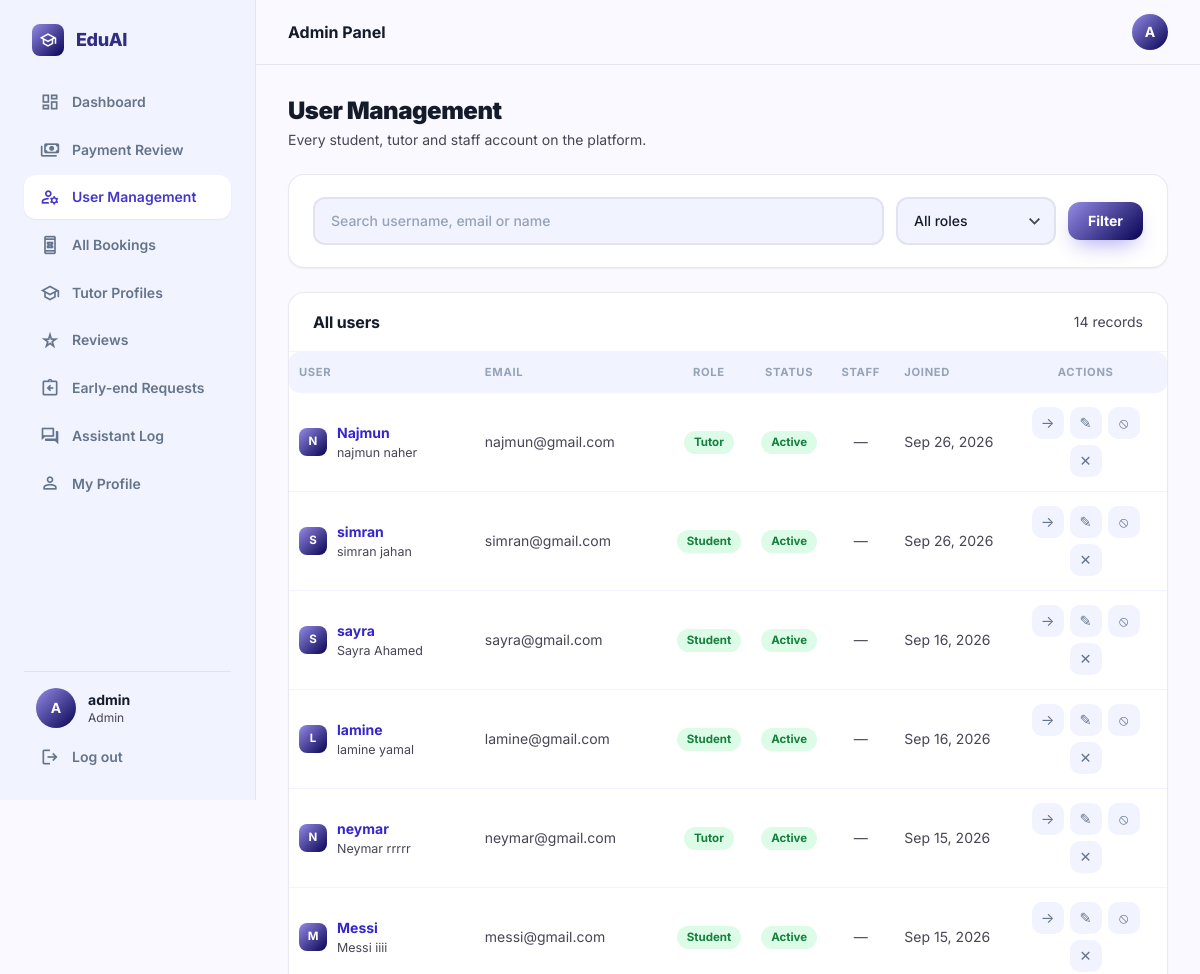
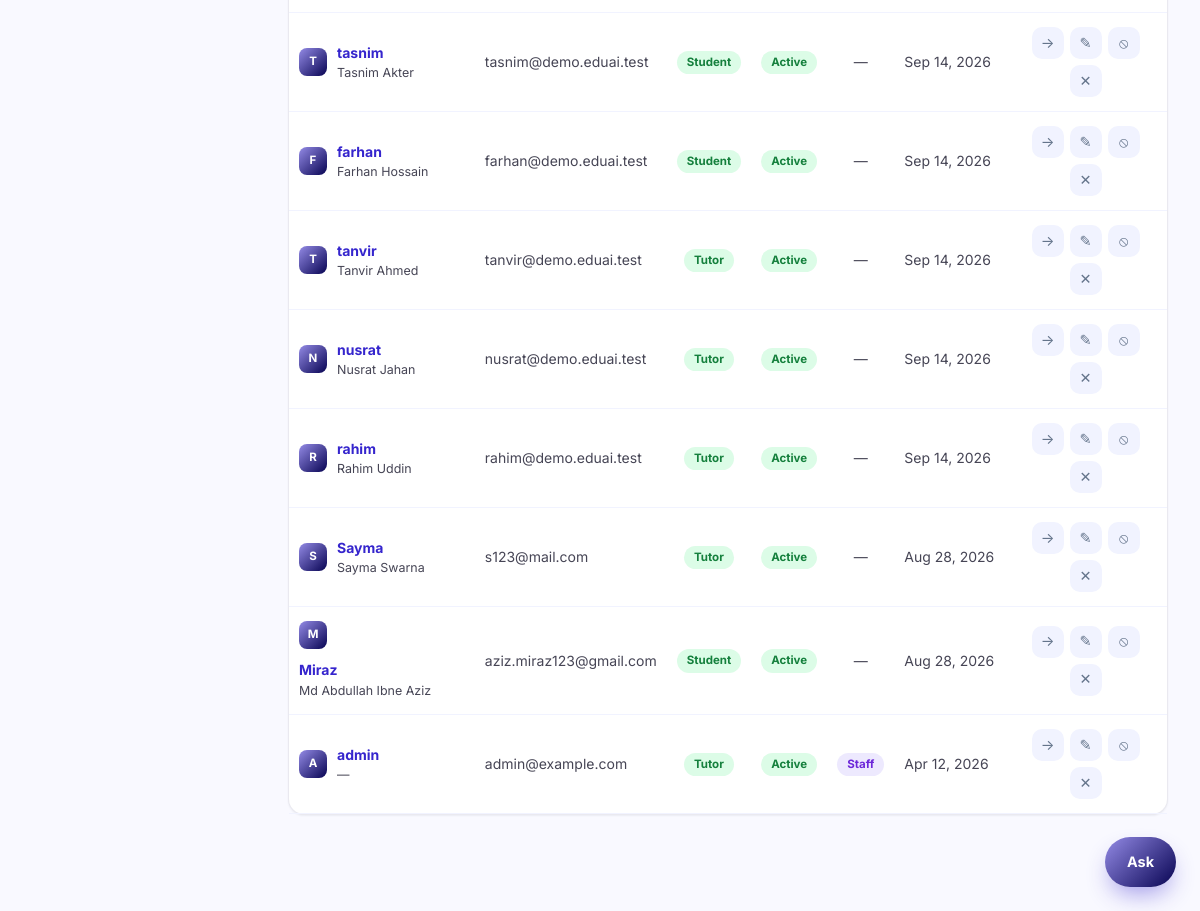
Page /admin-panel/users/ (signed in) on the committed database (2 pictures, top to bottom).
### accounts/models.py (models this page shows, shortened)
class User(AbstractUser):
    ROLE_CHOICES = (
        ('student', 'Student'),
        ('tutor', 'Tutor'),
    )
    VERIFICATION_STATUS_CHOICES = (
        ('unverified', 'Not submitted'),
        ('pending', 'Pending review'),
        ('verified', 'Verified'),
        ('rejected', 'Rejected'),
    )
    role = models.CharField(max_length=10, choices=ROLE_CHOICES)
    avatar = models.ImageField(upload_to='avatars/', blank=True, null=True)
    phone = models.CharField(max_length=20, blank=True, null=True)
    education = models.CharField(max_length=150, blank=True, null=True,
                                  help_text='e.g. BSc in CSE, Dhaka University')
    id_card_number = models.CharField(max_length=40, blank=True, null=True,
                                      help_text='University ID card number')
    id_card_front = models.ImageField(upload_to='id_cards/', storage=private_storage,
                                      blank=True, null=True)
    id_card_back = models.ImageField(upload_to='id_cards/', storage=private_storage,
                                     blank=True, null=True)
    bio = models.TextField(blank=True, null=True)
    nid_number = models.CharField(max_length=30, blank=True, null=True)
    nid_image = models.ImageField(upload_to='nid_cards/', storage=private_storage,
                                  blank=True, null=True,
                                  help_text='Photo/scan of the NID — required for tutor registration')
    nid_verification_status = models.CharField(
        max_length=10, choices=VERIFICATION_STATUS_CHOICES, default='unverified',
    )

### quick_tutor/admin_views.py (the view)
        def wrapper(request, *args, **kwargs):
            if not request.user.is_authenticated:
                return redirect('login')
            if not test(request.user):
                messages.error(request, denial)
                return redirect('home')
            return view_fn(request, *args, **kwargs)

### chatbot/context_processors.py (called while the page is built)
def assistant(request):
    return {'chat_starters': json.dumps(list(_starters(request.user)))}

### chatbot/views.py (called while the page is built, shortened)
def _starters(user):
    if not user.is_authenticated:
        return ('How much does a tutor cost?',
                'How do I book a tutor?',
                'How do refunds work?',
                'How do I become a tutor?')
    if user.is_staff or user.is_superuser:
        return ('What needs reviewing?',
                'How many payments are waiting?',
                'How much is owed in refunds?')

### quick_tutor/admin_views.py (called while the page is built)
def _gate(test, denial):
    def decorator(view_fn):
        def wrapper(request, *args, **kwargs):
            if not request.user.is_authenticated:
                return redirect('login')
            if not test(request.user):
                messages.error(request, denial)
                return redirect('home')
            return view_fn(request, *args, **kwargs)
        wrapper.__name__ = view_fn.__name__
        wrapper.__doc__ = view_fn.__doc__
        return wrapper
    return decorator

@staff_required
def admin_users(request):
    role_filter = request.GET.get('role', '')
    search      = request.GET.get('q', '')
    users = User.objects.select_related('tutor_profile').order_by('-date_joined')
    if role_filter:
        users = users.filter(role=role_filter)
    if search:
        users = users.filter(Q(username__icontains=search) | Q(email__icontains=search) | Q(first_name__icontains=search))
    context = {'users': users, 'role_filter': role_filter, 'search': search}
    return render(request, 'admin_panel/users.html', context)

### quick_tutor/templatetags/assets.py (called while the page is built)
def _version(path):
    try:
        absolute = finders.find(path)
        if absolute and os.path.exists(absolute):
            return str(int(os.path.getmtime(absolute)))
    except Exception:                      # pragma: no cover - never break a page
        pass
    return ''

@register.simple_tag
def static_v(path):
    url = static(path)
    if settings.DEBUG:
        stamp = _version(path)
    else:
        if path not in _versions:
            _versions[path] = _version(path)
        stamp = _versions[path]
    return f'{url}?v={stamp}' if stamp else url

### templates/admin_panel/users.html (shortened to what this page needs)
{% extends 'base/luminary_base.html' %}
{% block page_title %}User Management{% endblock %}
{% block nav_admin_users %}is-active{% endblock %}
{% block page_subtitle %}
<p>Every student, tutor and staff account on the platform.</p>
{% endblock %}
{% block content %}
<div class="stack">
  <form method="GET" class="card">
    <div class="card__body row">
      <div class="field" style="flex:1;min-width:200px">
        <input type="search" name="q" id="f-q" value="{{ search }}" placeholder="Search username, email or name">
      </div>
      <div class="field" style="min-width:160px">
        <select name="role" id="f-role">
          <option value="" {% if not role_filter %}selected{% endif %}>All roles</option>
        </select>
      </div>
      <button type="submit" class="btn btn--primary">Filter</button>
    </div>
  </form>
  <section class="card">
    <div class="card__head">
      <h3>All users</h3>
      <span class="small muted">{{ users|length }} record{{ users|length|pluralize }}</span>
    </div>
    <div class="tablewrap">
      <table class="data">
        <thead>
          <tr>
            <th>User</th><th>Email</th><th class="center">Role</th><th class="center">Status</th>
            <th class="center">Staff</th><th>Joined</th><th class="center">Actions</th>
          </tr>
        </thead>
        <tbody>
          {% for u in users %}
          <tr>
            <td>
              <div class="row" style="gap:10px">
                <span class="avatar avatar--sm">{{ u.username|first|upper }}</span>
                <div>
                  <a href="/admin-panel/users/{{ u.id }}/" class="strong">{{ u.username }}</a>
                  <div class="xsmall muted">{{ u.get_full_name|default:"—" }}</div>
                </div>
              </div>
            </td>
            <td class="small muted">{{ u.email|default:"—" }}</td>
            <td class="center">
              <span class="pill {% if u.role == 'tutor' %}pill--confirmed{% else %}pill--approved{% endif %}">
                {{ u.role|capfirst|default:"Staff" }}
              </span>
            </td>
            <td class="center">
              <span class="pill {% if u.is_active %}pill--approved{% else %}pill--rejected{% endif %}">
                {% if u.is_active %}Active{% else %}Inactive{% endif %}
              </span>
            </td>
            <td class="center">
              {% if u.is_staff or u.is_superuser %}<span class="pill pill--info">Staff</span>{% else %}<span class="muted">—</span>{% endif %}
            </td>
            <td class="small muted nowrap">{{ u.date_joined|date:"M d, Y" }}</td>
            <td>
              <div class="cellactions center">
                <a href="/admin-panel/users/{{ u.id }}/" class="iconbtn" title="View">→</a>
                {% if user.is_superuser %}
                <a href="/admin-panel/users/{{ u.id }}/edit/" class="iconbtn" title="Edit">✎</a>
                <form method="POST" action="/admin-panel/users/{{ u.id }}/toggle/" class="inline-form">
                  <button type="submit" class="iconbtn"
                          title="{% if u.is_active %}Deactivate{% else %}Activate{% endif %}">{% if u.is_active %}⦸{% else %}✓{% endif %}</button>
                </form>
                <a href="/admin-panel/users/{{ u.id }}/delete/" class="iconbtn iconbtn--danger" title="Delete">✕</a>
                {% endif %}
              </div>
            </td>
          </tr>
          {% empty %}
          <tr><td colspan="7"><div class="empty"><h3>No users found</h3><p>Try a different search or filter.</p></div></td></tr>
          {% endfor %}
        </tbody>
      </table>
    </div>
  </section>
</div>
{% endblock %}

### templates/base/luminary_base.html (shortened to what this page needs)
<!DOCTYPE html>
{% load static %}
{% load assets %}
<html lang="en">
<head>
<link rel="stylesheet" href="{% static_v 'css/eduai.css' %}"/>
</head>
<body>
<div class="app">
<aside class="sidebar">
  <a href="/" class="brand">
    <span class="brand__tile"><span class="ms" aria-hidden="true">school</span></span>
    EduAI
  </a>
  <nav class="sidenav" aria-label="Main">
    {% if user.is_authenticated %}
    <a href="/dashboard/" class="{% block nav_dashboard %}{% endblock %}"><span class="ms" aria-hidden="true">dashboard</span> Dashboard</a>
    {% endif %}
    {% if not user.is_authenticated %}
    <a href="/"><span class="ms" aria-hidden="true">home</span> Home</a>
    <a href="/tutors/" class="{% block nav_browse %}{% endblock %}"><span class="ms" aria-hidden="true">search</span> Find Tutors</a>
    <a href="/reviews/" class="{% block nav_reviews %}{% endblock %}"><span class="ms" aria-hidden="true">star_rate</span> Student Reviews</a>
    {% elif user.is_superuser or user.is_staff %}
    <a href="/payments/manage/" class="{% block nav_pay_admin %}{% endblock %}"><span class="ms" aria-hidden="true">payments</span> Payment Review</a>
    <a href="/admin-panel/users/" class="{% block nav_admin_users %}{% endblock %}"><span class="ms" aria-hidden="true">manage_accounts</span> User Management</a>
    <a href="/admin-panel/bookings/" class="{% block nav_all_bookings %}{% endblock %}"><span class="ms" aria-hidden="true">book_online</span> All Bookings</a>
    <a href="/admin-panel/tutors/" class="{% block nav_admin_tutors %}{% endblock %}"><span class="ms" aria-hidden="true">school</span> Tutor Profiles</a>
    <a href="/admin-panel/reviews/" class="{% block nav_admin_reviews %}{% endblock %}"><span class="ms" aria-hidden="true">star_rate</span> Reviews</a>
    <a href="/admin-panel/requests/" class="{% block nav_admin_requests %}{% endblock %}"><span class="ms" aria-hidden="true">assignment_return</span> Early-end Requests</a>
    <a href="/admin-panel/chat/" class="{% block nav_admin_chat %}{% endblock %}"><span class="ms" aria-hidden="true">forum</span> Assistant Log</a>
    {% endif %}
    {% if user.is_authenticated %}
    <a href="/accounts/profile/" class="{% block nav_profile %}{% endblock %}"><span class="ms" aria-hidden="true">person</span> My Profile</a>
    {% endif %}
  </nav>
  <div class="sidebar__foot">
    {% if user.is_authenticated %}
    <div class="sidebar__user">
      {% if user.avatar %}
        <img src="{{ user.avatar.url }}" alt="" class="avatar" style="width:40px;height:40px;border-radius:9999px">
      {% else %}
        <span class="avatar" style="width:40px;height:40px;border-radius:9999px">{{ user.username|upper|first }}</span>
      {% endif %}
      <div style="min-width:0">
        <p class="sidebar__name">{{ user.get_full_name|default:user.username }}</p>
        <p class="sidebar__role">{% if user.is_superuser or user.is_staff %}Admin{% else %}{{ user.role }}{% endif %}</p>
      </div>
    </div>
    <a href="/accounts/logout/" class="sidebar__logout"><span class="ms" aria-hidden="true">logout</span> Log out</a>
    {% else %}
    <a href="/accounts/register/" class="btn btn--primary btn--block">Join for free</a>
    <a href="/accounts/login/" class="btn btn--secondary btn--block">Log in</a>
    {% endif %}
  </div>
</aside>
<div class="app__main">
  <header class="appbar">
    <p class="appbar__title">{% block appbar_title %}{% if user.is_superuser or user.is_staff %}Admin Panel{% elif user.role == 'student' %}Student Portal{% elif user.role == 'tutor' %}Tutor Portal{% else %}EduAI{% endif %}{% endblock %}</p>
    <div class="appbar__right">
      {% if user.is_authenticated %}
      <a href="/accounts/profile/" title="{{ user.username }}">
        {% if user.avatar %}
          <img src="{{ user.avatar.url }}" alt="{{ user.username }}" class="avatar"/>
        {% else %}
          <span class="avatar">{{ user.username|upper|first }}</span>
        {% endif %}
      </a>
      {% else %}
      <div class="appbar__guest">
        <a href="/accounts/login/" class="btn btn--quiet btn--sm">Log in</a>
        <a href="/accounts/register/" class="btn btn--primary btn--sm">Join</a>
      </div>
      {% endif %}
    </div>
  </header>
  {% block pagehead %}
  <div class="pagehead">
    <div class="container">
      <div class="pagehead__title">
        <h1>{% block page_title %}EduAI{% endblock %}</h1>
      </div>
      {% block page_subtitle %}{% endblock %}
    </div>
  </div>
  {% endblock %}
  {% block main %}
  <main class="page">
    <div class="container">
      {% block content %}{% endblock %}
    </div>
  </main>
  {% endblock %}
</div>
</div>
{% include 'chatbot/widget.html' %}
</body>
</html>

### rows in the picture
User: username|first "A", get_full_name "admin", username "admin", get_full_name "—", email "admin@example.com", role "Tutor", is_active "Active", is_staff "Staff", date_joined "Apr 12, 2026"
User: username|first "N", username "Najmun", get_full_name "najmun naher", email "najmun@gmail.com", role "Tutor", is_active "Active", date_joined "Sep 26, 2026"
User: username|first "S", username "simran", get_full_name "simran jahan", email "simran@gmail.com", role "Student", is_active "Active", date_joined "Sep 26, 2026"
User: username|first "S", username "sayra", get_full_name "Sayra Ahamed", email "sayra@gmail.com", role "Student", is_active "Active", date_joined "Sep 16, 2026"
User: username|first "L", username "lamine", get_full_name "lamine yamal", email "lamine@gmail.com", role "Student", is_active "Active", date_joined "Sep 16, 2026"
User: username|first "N", username "neymar", get_full_name "Neymar rrrrr", email "neymar@gmail.com", role "Tutor", is_active "Active", date_joined "Sep 15, 2026"
User: username|first "M", username "Messi", get_full_name "Messi iiii", email "messi@gmail.com", role "Student", is_active "Active", date_joined "Sep 15, 2026"
User: username|first "T", username "tasnim", get_full_name "Tasnim Akter", email "tasnim@demo.eduai.test", role "Student", is_active "Active", date_joined "Sep 14, 2026"
User: username|first "F", username "farhan", get_full_name "Farhan Hossain", email "farhan@demo.eduai.test", role "Student", is_active "Active", date_joined "Sep 14, 2026"
User: username|first "T", username "tanvir", get_full_name "Tanvir Ahmed", email "tanvir@demo.eduai.test", role "Tutor", is_active "Active", date_joined "Sep 14, 2026"
User: username|first "N", username "nusrat", get_full_name "Nusrat Jahan", email "nusrat@demo.eduai.test", role "Tutor", is_active "Active", date_joined "Sep 14, 2026"
User: username|first "R", username "rahim", get_full_name "Rahim Uddin", email "rahim@demo.eduai.test", role "Tutor", is_active "Active", date_joined "Sep 14, 2026"
User: username|first "S", username "Sayma", get_full_name "Sayma Swarna", email "s123@mail.com", role "Tutor", is_active "Active", date_joined "Aug 28, 2026"
User: username|first "M", username "Miraz", get_full_name "Md Abdullah Ibne Aziz", email "aziz.miraz123@gmail.com", role "Student", is_active "Active", date_joined "Aug 28, 2026"

### other values in the picture
{{ users|length }} "14"
